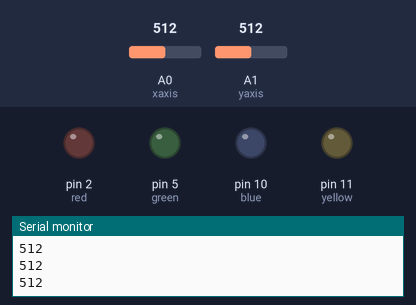
Bench run of a sketch on a simulated Arduino Uno, built with avr-gcc and run on an emulated ATmega328P. Shown: output pins drawn as LEDs (lit = HIGH), the last lines printed to the serial monitor. Inputs (shaded band) come from the test bench; at power-on: A0 (xaxis) = 512, A1 (yaxis) = 512.

Above: at 1.2 s.
1.3 s: A0 (xaxis) set to 536
At 1.9 s:
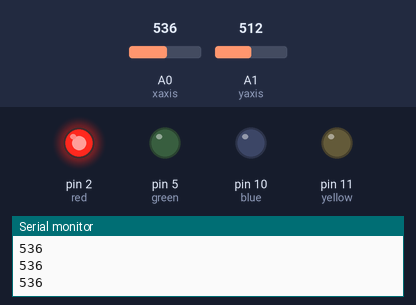
Timing chart, 0 to 4.3 s (numbered marks = the images above; inputs shaded):
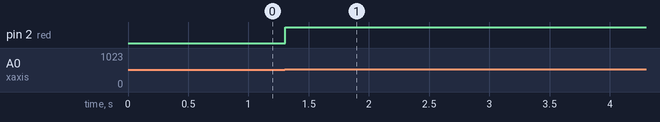

Measured:
- the behaviour switches between 520 and 521 on A0 (xaxis) (found by bisection; images 0 and 1)
- after the input at 1.3 s, pin 2 (red): LOW → HIGH at once

The sketch:

joystick-light-control.ino
```cpp
//in thsi file, I am figuring out how I can code the joystick and manipulate the data in order to know where the joystick is moving


 float xaxis = A0;
 float yaxis = A1;

 int xnumbers;
 int ynumbers;

int red = 2;
int green = 5;
int blue = 10;
int yellow = 11;

 void setup() {
  // put your setup code here, to run once:
  Serial.begin(9600);

pinMode(red,OUTPUT);
pinMode(green,OUTPUT);
pinMode(blue,OUTPUT);
pinMode(yellow,OUTPUT);

}

void loop() {
  // put your main code here, to run repeatedly:

 xnumbers = analogRead(xaxis);
 Serial.println(xnumbers);

if(xnumbers > 520){
digitalWrite(red,HIGH);

}


 ynumbers = analogRead(yaxis);


}
```
